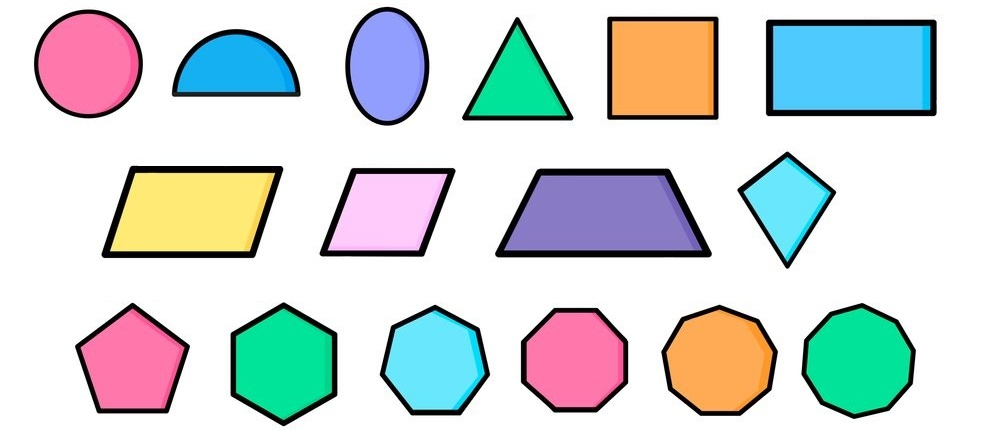
#> input picture src/Geometric.jpg, 1000 x 432 px
$ python Chapter8.py
#> lines starting #> are read from the running program, lines starting #| are printed output that depends on the picture; after the words box and inside, x2 and y2 are one past the last pixel; in counts of white or black regions, pixels touching at a corner belong together
'''
    CONTOURS / SHAPE DETECTION


    #*Contours are curves joining all the
    continuous points (along the boundary),
    having same color or intensity.*
'''
import cv2
import numpy as np

img = cv2.imread('src/Geometric.jpg')
#> img is the input picture: shape (432, 1000, 3); mean B, G, R 214.4, 214.3, 206.5
imgContour = img.copy()
print(img.shape)
#| (432, 1000, 3)
cv2.imshow('Original', img)


# ! 1- Convert to grayscale
imgGray = cv2.cvtColor(img, cv2.COLOR_BGR2GRAY)
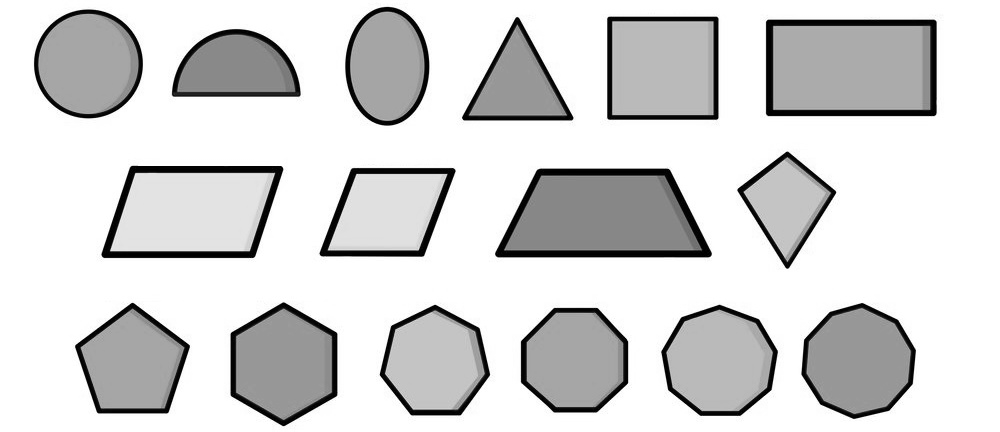
#> imgGray: shape (432, 1000); min 0, max 255, mean 212

# ! 2- Blur the image
imgBlur = cv2.GaussianBlur(imgGray,(7,7),1)
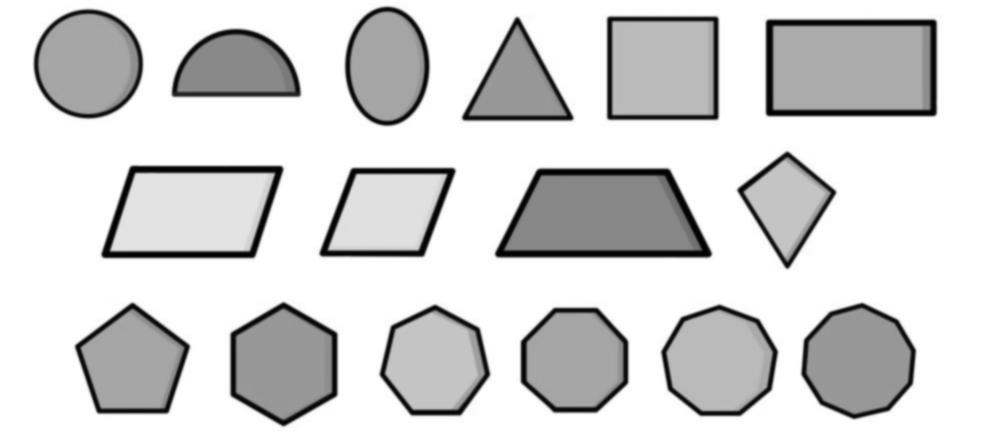
#> imgBlur: shape (432, 1000); min 1, max 255, mean 212

# ! 3- Find the edges
imgCanny = cv2.Canny(imgBlur, 50, 50)
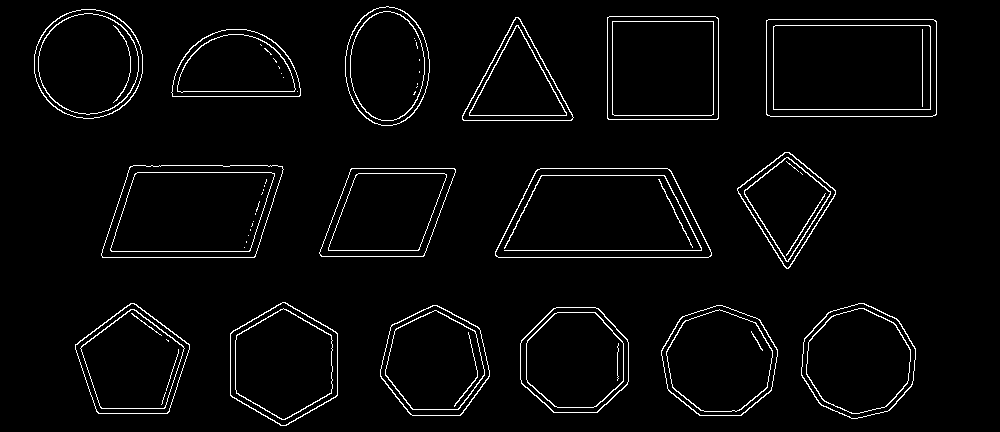
#> imgCanny: shape (432, 1000); 3.2% white in thin lines or dots, all inside (x1, y1, x2, y2) = (34, 6, 937, 426)

# ! 4- Find the contours


ret, thresh = cv2.threshold(imgCanny, 125, 255, cv2.THRESH_BINARY )

contours, hierarchies = cv2.findContours(imgCanny, cv2.RETR_LIST, cv2.CHAIN_APPROX_SIMPLE)
#> contours = 103 contours, 36 with area under 20; largest, box (x1, y1, x2, y2) and area: (766, 19, 937, 117) 16478, (766, 19, 937, 117) 16472, (495, 168, 712, 258) 15722, (495, 168, 712, 258) 15637, (101, 165, 284, 258) 14156
print(f'{len(contours)} contours found')
#| 103 contours found

# ! 5- Draw the contours
cv2.drawContours(imgContour, contours, -1, (0,255,0), 1)
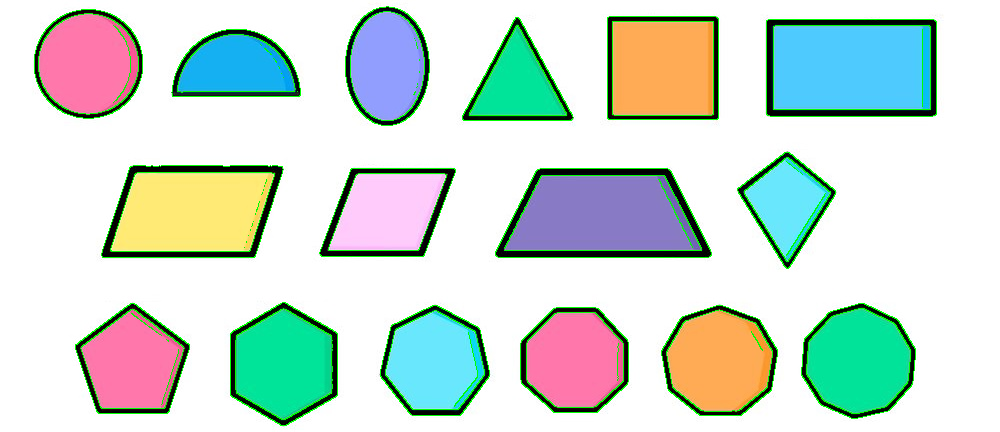
#> imgContour: shape (432, 1000, 3); 3.23% of pixels changed, all inside (x1, y1, x2, y2) = (34, 6, 937, 426)
cv2.imshow('Contour img', imgContour)
cv2.imwrite('Result/Chapter8/ContourImg.jpg', imgContour)


# cv2.imshow('Gray', imgGray)
# cv2.imshow('Blur', imgBlur)
cv2.imshow('Canny', imgCanny)
cv2.imshow('Contour img', imgContour)

cv2.waitKey(0)
cv2.destroyAllWindows()

$ run again, with src/card.png saved as src/Geometric.jpg
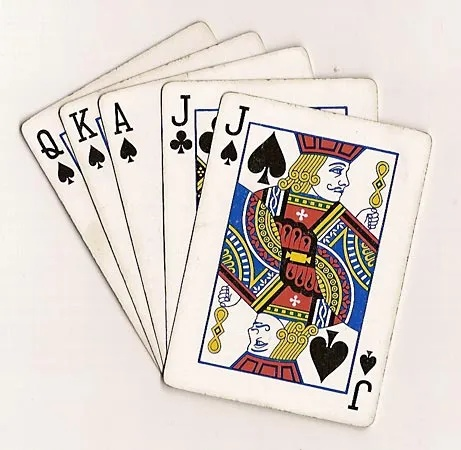
#> input picture src/card.png, 461 x 450 px
#> img is the input picture: shape (450, 461, 3); mean B, G, R 204.2, 210.2, 218.6
#| (450, 461, 3)
#> `imgCanny = cv2.Canny(imgBlur, 50, 50)`:
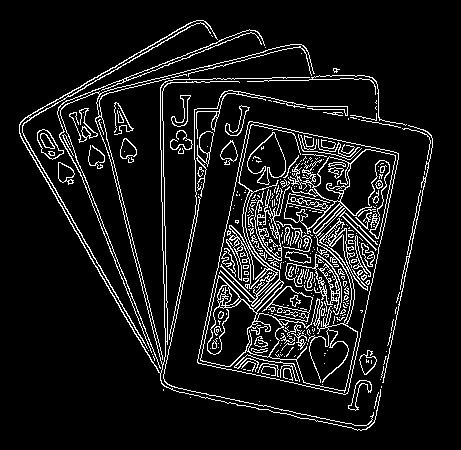
#> imgCanny: shape (450, 461); 8.9% white in thin lines or dots, all inside (x1, y1, x2, y2) = (19, 20, 433, 431)
#> contours = 507 contours, 416 with area under 20; largest, box (x1, y1, x2, y2) and area: (197, 121, 399, 395) 38026, (197, 121, 399, 395) 38022, (200, 124, 396, 393) 12455, (269, 299, 358, 391) 4093, (200, 276, 257, 367) 2568
#| 507 contours found
#> `cv2.drawContours(imgContour, contours, -1, (0,255,0), 1)`:
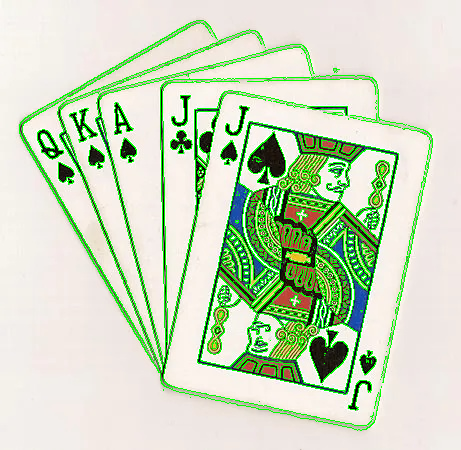
#> imgContour: shape (450, 461, 3); 8.88% of pixels changed, all inside (x1, y1, x2, y2) = (19, 20, 433, 431)
